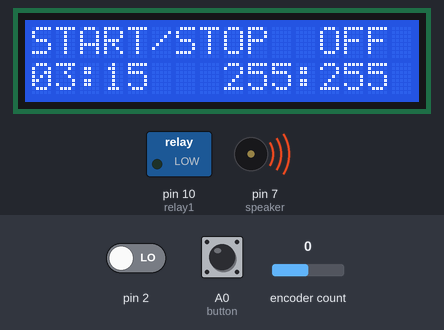
The sketch below on a simulated Arduino Uno, built with avr-gcc and run on an emulated ATmega328P. Shown: 16×2 character LCD, switched loads named in the sketch (green lamp = pin HIGH), buzzer (waves = sounding). The test bench sets the inputs (shaded band); at power-on: A0 (button) HIGH, encoder count 0, pin 2 LOW. EEPROM starts erased; what the sketch prints to the serial monitor is not drawn.

Above: at 1.2 s.
1.3 s: A0 (button) pulled LOW for 1 s
At 2.2 s:
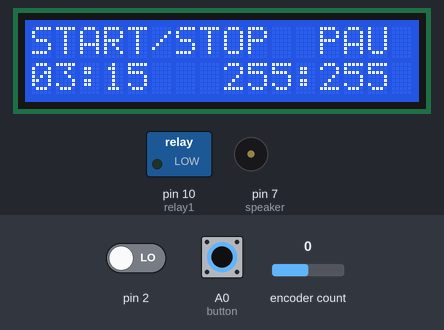
3.8 s: encoder count set to 1
At 4.6 s:
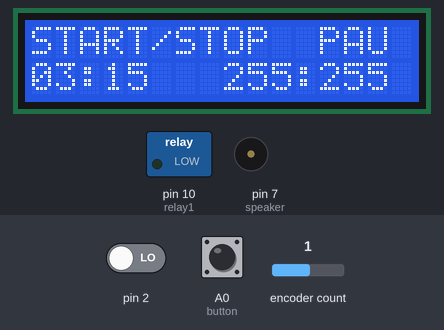
5.3 s: A0 (button) pulled LOW for 0.15 s
At 5.71 s:
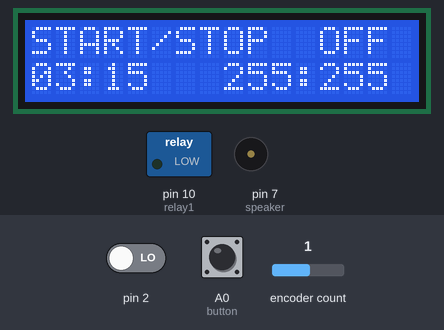
6.0 s: encoder count set to 0
At 7.2 s:
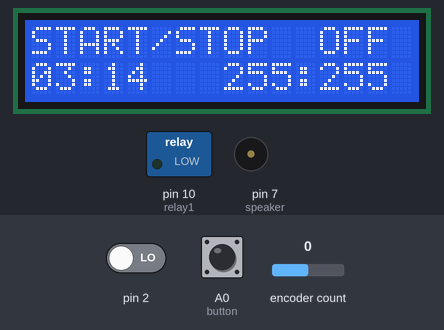
7.5 s: A0 (button) pulsed LOW 5 times (0.12 s each, 0.3 s apart)
At 8.36 s:
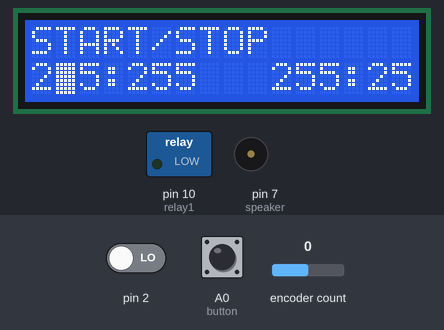
Timing chart, 0 to 10.8 s (numbered marks = the images above; inputs shaded):
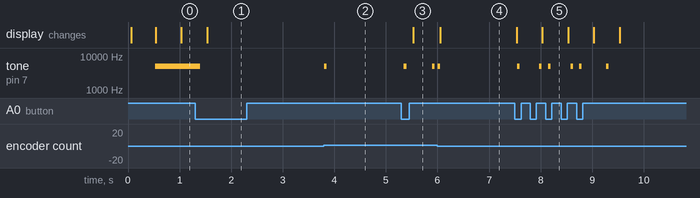

The sketch:

ELECTRIC_BIKE_cHARGER.ino
```cpp
#include <OneButton.h>
#include <Rotary.h>
#include <Wire.h>
#include <LiquidCrystal_I2C.h>
#include <EEPROM.h>
#include <Metro.h>
Metro motorMetro = Metro(65000);
//Metro clockMetro = Metro(1000);
unsigned long clocktime=0;

Metro menuMetro=Metro(500);
Rotary r = Rotary(3, 2);
OneButton button(A0, true);
int relay1=10;
int speaker  =7;
LiquidCrystal_I2C lcd(0x27,16,2);

uint8_t hourA=0;
uint8_t minuteA=0;
uint8_t hourB=0;
uint8_t minuteB=0;

uint8_t hour1=0;
uint8_t minute2=0;
uint8_t hour3=0;
uint8_t minute4=0;

void p2dig(uint8_t v)
{
  if (v < 10) lcd.print("0");
  lcd.print(v);
}


void setup()
{
  hourA=EEPROM.read(0);
  minuteA=EEPROM.read(1);
  hourB=EEPROM.read(2);
  minuteB=EEPROM.read(3);

      hour1=EEPROM.read(4);
     minute2=EEPROM.read(5);
     hour3=EEPROM.read(6);
     minute4=EEPROM.read(7);

  lcd.init();
  lcd.backlight();
  lcd.noCursor();
  pinMode(relay1,OUTPUT);
  pinMode(speaker,OUTPUT);
  Serial.begin(115200);
  //rotory interrupt
  PCICR |= (1 << PCIE2);
  PCMSK2 |= (1 << PCINT18) | (1 << PCINT19);
  sei();
  // click on the encoder
  button.attachDoubleClick(doubleclick);
  button.attachClick(singleclick);
  button.attachPress(longclick);
   clocktime=millis()+1000;
}
uint8_t place=0;
uint8_t menu=0;
uint8_t pause_state=-1;
int counter=0;
void loop()
{

  button.tick();


  if (menuMetro.check() == 1)
   {


  if(menu==1)
  {
   lcd.clear();
  lcd.setCursor(0,0);
  lcd.print("START/STOP");
  lcd.setCursor(0,1);
  p2dig(hour1);
  lcd.print(":");
  p2dig(minute2);
  lcd.print("   ");
  p2dig(hour3);
  lcd.print(":");
  p2dig(minute4);
   lcd.blink();
   placeselect();
   pause_state=1;
  }
  else if(menu==0)
  {
  lcd.clear();
  lcd.setCursor(0,0);
  lcd.print("START/STOP");
  lcd.setCursor(0,1);
  p2dig(hourA);
  lcd.print(":");
  p2dig(minuteA);
  lcd.print("   ");
  p2dig(hourB);
  lcd.print(":");
  p2dig(minuteB);
  lcd.noBlink();
  if(pause_state==1)
  {
    motorpau();
  }
  else
  {
    decrement()  ;

  }
  }
   }

}
long clckfunc(uint8_t h,uint8_t m)
{
  if((m+(h*60))<=0)
  {
    return -1;
  }
  if (clocktime<millis())
  {
   clocktime=millis()+1000;
   return (m+(h*60))-1;
  }
  else
  {
    return (m+(h*60));
  }
}

void decrement()
{


  long abc=clckfunc(hourA,minuteA);//((minuteA+(hourA*60)))-1;

  if(abc>=0)
  {
  //digitalWrite(relay1,0);
  motoroff();

  hourA=abc/60;
  minuteA=abc%60;
  }
  else
  {

     long xyz=clckfunc(hourB,minuteB);
     if(xyz>=0)
     {
     motoron();
     digitalWrite(relay1,1);
     hourB=xyz/60;
     minuteB=xyz%60;
     }
     else
     {
     motoroff();
     digitalWrite(relay1,0);
     }

  }
  if (motorMetro.check() == 1)
   {
   EEPROM.update(0,hourA);
   EEPROM.update(1,minuteA);
   EEPROM.update(2,hourB);
   EEPROM.update(3,minuteB);
   }
}

void placeselect()
{
 if(place==0)
 {
   lcd.setCursor(1,1);
   if((hour1+counter)>=0)
   {
   hour1=(hour1+counter)%24;//(hourA+counter)%24;
   }
   counter=0;
 }
 else if(place==1)
 {
   lcd.setCursor(4,1);
   if((minute2+counter)>=0)
   {
   minute2=(minute2+counter)%60;
   }
   counter=0;
 }
 else if(place==2)
 {
   lcd.setCursor(9,1);
    if((hour3+counter)>=0)
   {
   hour3=(hour3+counter)%24;
   }
   counter=0;
 }
  else if(place==3)
 {
   lcd.setCursor(12,1);
   if((minute4+counter)>=0)
   {
   minute4=(minute4+counter)%60;
   }
   counter=0;
 }
 else
 {
  lcd.clear();
  lcd.setCursor(0,0);
  lcd.print("SAVING...");

     hourA=EEPROM.read(4);
     minuteA=EEPROM.read(5);
     hourB=EEPROM.read(6);
     minuteB=EEPROM.read(7);
     EEPROM.update(0,hourA);
   EEPROM.update(1,minuteA);
   EEPROM.update(2,hourB);
   EEPROM.update(3,minuteB);
     menu=0;
 }

   EEPROM.update(4,hour1);
   EEPROM.update(5,minute2);
   EEPROM.update(6,hour3);
   EEPROM.update(7,minute4);
}
void doubleclick()
{
tone(speaker,5000, 50);
place=0;
menu=(menu+1)%2;
}
void singleclick()
{
tone(speaker,5000, 50);
counter=0;
place =(place+1)%5;
}
void longclick()
{
  tone(speaker,5000, 50);
  Serial.println("LONG");
  pause_state=pause_state*-1;
}
ISR(PCINT2_vect)
{
  unsigned char result = r.process();
  if (result == DIR_NONE) {
    // do nothing
  }
  else if (result == DIR_CW) {

    Serial.println("CLOCKWISE");
    tone(speaker,5000, 50);
    counter=counter-1;
  }
  else if (result == DIR_CCW)
  {
    Serial.println("COUNTERCLOCK");
    tone(speaker,5000, 50);
    counter=counter+1;
  }
}
int state=0;
void motoron()
{
  if(state==1)
  {
    tone(speaker,5000, 1000);
    state=0;
  }
 Serial.println("MOTOR ON");
    digitalWrite(relay1,HIGH);
    lcd.setCursor(12,0);
    lcd.print("ON ");
}

void motoroff()
{
  Serial.println("MOTOR OFF");
  if(state==0)
  {
    tone(speaker,5000, 1000);
    state=1;
  }
    digitalWrite(relay1,LOW);
    lcd.setCursor(12,0);
    lcd.print("OFF");
}
void motorpau()
{
  Serial.println("MOTOR PAU");
    digitalWrite(relay1,LOW);
    lcd.setCursor(12,0);
    lcd.print("PAU");
}
```

Measured:
- after the input at 1.3 s, the display: changes after 0.23 s (image 1)
- after the input at 3.8 s, tone on pin 7 (speaker): silent → 5000 Hz at once, → silent 0.05 s later
- after the input at 5.3 s, tone on pin 7 (speaker): alternates 5000 Hz for 0.05 s and silent for 0.50 s, starting after 0.05 s; the display: changes after 0.23 s (image 3)
- after the input at 6.0 s, tone on pin 7 (speaker): silent → 5000 Hz at once, → silent 0.05 s later
- after the input at 7.5 s, tone on pin 7 (speaker): plays 5000 Hz for 0.05 s, 5000 Hz for 0.05 s, 5000 Hz for 0.05 s, 5000 Hz for 0.05 s, 5000 Hz for 0.05 s, 5000 Hz for 0.05 s, starting after 0.05 s; the display: first differs from a run without the input after 0.53 s (image 5)
